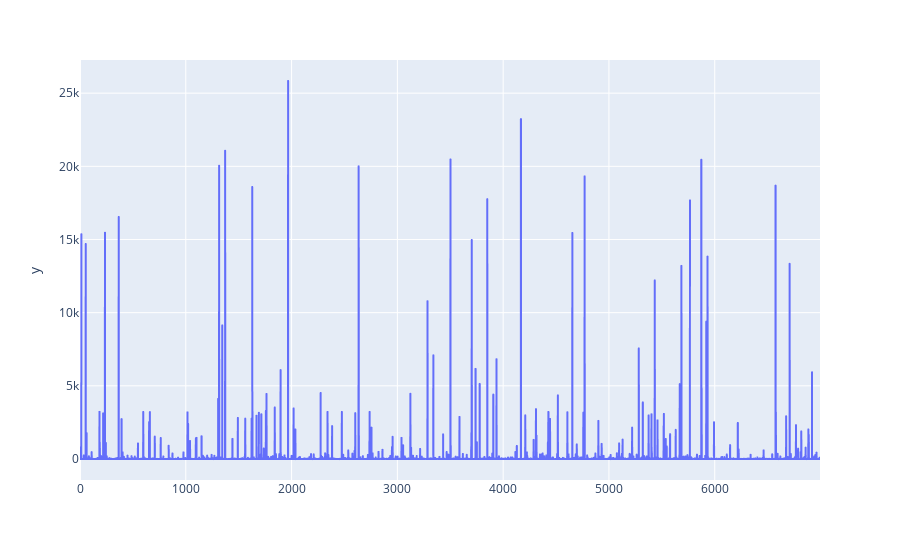

Notebook code cell kept with this figure:
### Code cell
px.line(date_data, y = y_test )

### Figure 1 — Plotly figure (JSON) as saved in the notebook; plotly's stock layout.template omitted (floating-point values rounded to 4 significant figures; data arrays with more than 128 entries replaced by an {"elided": "..."} marker saying what was removed)
{"data": [{"hoverlabel": {"namelength": 0}, "hovertemplate": "y=%{y}", "legendgroup": "", "line": {"color": "#636efa", "dash": "solid"}, "mode": "lines", "name": "", "showlegend": false, "type": "scattergl", "xaxis": "x", "y": {"elided": "6996 int values"}, "yaxis": "y"}], "layout": {"legend": {"tracegroupgap": 0}, "margin": {"t": 60}, "xaxis": {"anchor": "y", "domain": [0, 1]}, "yaxis": {"anchor": "x", "domain": [0, 1], "title": {"text": "y"}}}}
